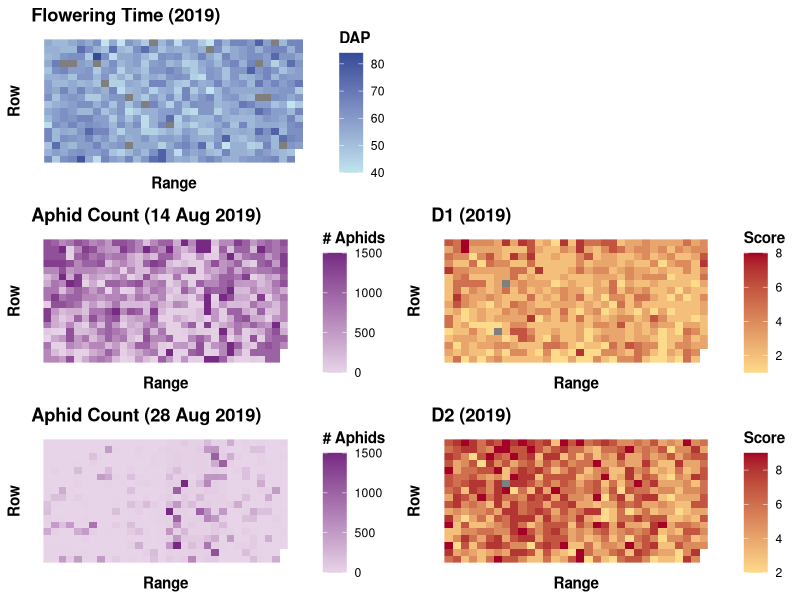
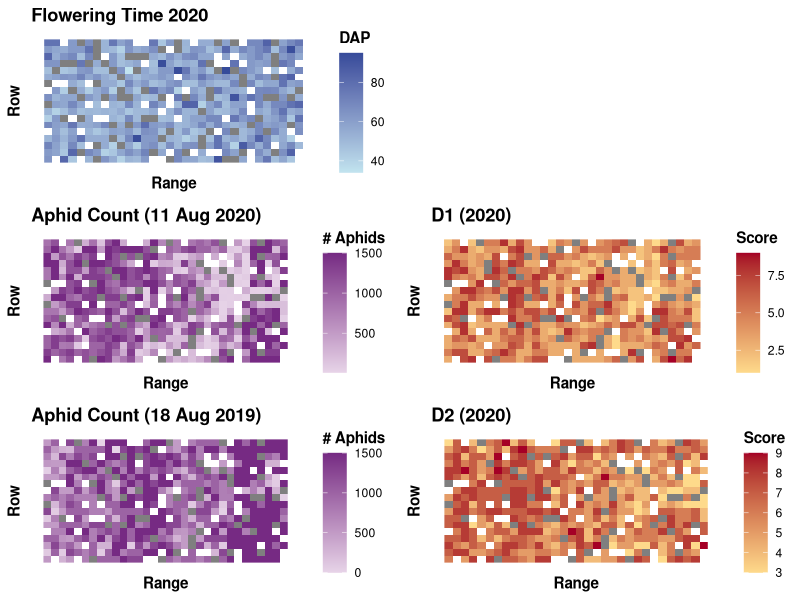

Here is the R script that generated these plots, in order:
#! /usr/bin/Rscript

library(tidyr)
library(dplyr)
library(ggplot2)
library(grid)
library(gridExtra)

setwd("~/Documents/Papers/1_Submitted/PUNNURI_Sorghum Aphid Resistance/GWAS_github/publication_figures/")
#setwd("C:/Users/jgwall/Desktop/FieldHeatmaps")
map2019=read.csv("FieldData/2019_map.csv", check.names=FALSE, colClasses="character")
map2020=read.csv("FieldData/2020_map.csv", check.names=FALSE, colClasses="character")
entries2019=read.csv("FieldData/2019_entry_list.csv", colClasses="character")
entries2020=read.csv("FieldData/2020_entry_list.csv", colClasses="character")
phenos=read.csv("FieldData/aphid damage and other Field data.csv", colClasses="character", check.names=FALSE)

# Convert map to long
names(map2019)[1]=names(map2020)[1]= "range"
layout2019 = pivot_longer(map2019, cols=names(map2019)[-1], names_to="row", values_to="plot")
layout2020 = pivot_longer(map2020, cols=names(map2020)[-1], names_to="row", values_to="plot")

# Merge into one data frame
## 2019
entries2019$key=paste(entries2019$PI.Number, entries2019$Rep, sep="_")
phenos$key=paste(phenos$PI, phenos$Rep, sep="_")
field2019 = inner_join(entries2019,layout2019, by=c("X2019.Field"="plot")) %>%
  inner_join(phenos, by="key")
## 2020
field2020 = entries2020 %>%
  left_join(entries2019[,c("X2019.Field", "PI.Number")], by=c("Source.no."="X2019.Field")) %>%
  mutate(key=paste(PI.Number, Rep, sep="_")) %>%
  inner_join(layout2020, by=c("X2020.Field" = "plot")) %>%
  inner_join(phenos, by="key")


# Helper function to make each plot identically
make_plot=function(myfield, pheno, name, legend_label, lowcolor, highcolor){
  mydata= myfield[,c("row", "range", pheno)] %>%
    mutate_all(as.numeric)
  names(mydata)[3] = "pheno"
  
  myplot = ggplot(mydata) +
    aes(x=range, y=row, fill=pheno) +
    geom_raster() +
    ggtitle(name) +
    labs(x="Range", y="Row", fill=legend_label) +
    scale_fill_gradient(low=lowcolor, high=highcolor) +
    theme(axis.text=element_blank(), axis.ticks=element_blank(), 
          panel.background = element_blank(), title=element_text(face="bold"))
}

# Define colors; thanks to Paul Tol's notes on color schemes
blue_low="#C2E4EF"
blue_high="#364B9A"
red_low="#FEDA8B"
red_high="#A50026"
purp_low="#E7D4E8"
purp_high="#762A83"

# Make plots - 2019
flower.19=make_plot(field2019, "2019_Flowering", "Flowering Time (2019)", "DAP", blue_low, blue_high)
count1.19=make_plot(field2019, "AV.AC_Aug14_2019", "Aphid Count (14 Aug 2019)", "# Aphids", purp_low, purp_high)
count2.19=make_plot(field2019, "AV.AC_Aug_28_2019", "Aphid Count (28 Aug 2019)", "# Aphids", purp_low, purp_high)
d1.19=make_plot(field2019, "2019D1", "D1 (2019)", "Score", red_low, red_high)
d2.19=make_plot(field2019, "2019D2", "D2 (2019)", "Score", red_low, red_high)

# Export- 2019
png("composite2019.png", width=8, height=6, units="in", res=300)
  blank = grid.rect(gp=gpar(col="white"))
  grid.arrange(flower.19, blank, count1.19, d1.19, count2.19, d2.19, ncol=2)
dev.off()

# Make plots - 2020
flower.20=make_plot(field2020, "2020_Flowering", "Flowering Time 2020", "DAP", blue_low, blue_high)
count1.20=make_plot(field2020, "AV.AC_Aug11-2020", "Aphid Count (11 Aug 2020)", "# Aphids", purp_low, purp_high)
count2.20=make_plot(field2020, "AV.AC_Aug18-2020", "Aphid Count (18 Aug 2019)", "# Aphids", purp_low, purp_high)
d1.20=make_plot(field2020, "2020D1", "D1 (2020)", "Score", red_low, red_high)
d2.20=make_plot(field2020, "2020D2", "D2 (2020)", "Score", red_low, red_high)

# Export- 2020
png("composite2020.png", width=8, height=6, units="in", res=300)
  blank = grid.rect(gp=gpar(col="white"))
  grid.arrange(flower.20, blank, count1.20, d1.20, count2.20, d2.20, ncol=2)
dev.off()